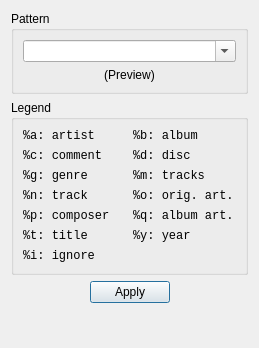
<?xml version="1.0" encoding="UTF-8"?>
<ui version="4.0">
 <class>ParserWidget</class>
 <widget class="QWidget" name="ParserWidget">
  <property name="geometry">
   <rect>
    <x>0</x>
    <y>0</y>
    <width>258</width>
    <height>348</height>
   </rect>
  </property>
  <property name="windowTitle">
   <string>Form</string>
  </property>
  <layout class="QVBoxLayout" name="verticalLayout_2">
   <item>
    <widget class="QGroupBox" name="groupBox">
     <property name="title">
      <string>Pattern</string>
     </property>
     <layout class="QVBoxLayout" name="verticalLayout">
      <item>
       <widget class="QComboBox" name="pattern">
        <property name="editable">
         <bool>true</bool>
        </property>
        <property name="insertPolicy">
         <enum>QComboBox::InsertAlphabetically</enum>
        </property>
       </widget>
      </item>
      <item>
       <widget class="QLabel" name="preview">
        <property name="text">
         <string>(Preview)</string>
        </property>
        <property name="alignment">
         <set>Qt::AlignCenter</set>
        </property>
        <property name="wordWrap">
         <bool>true</bool>
        </property>
       </widget>
      </item>
     </layout>
    </widget>
   </item>
   <item>
    <widget class="QGroupBox" name="groupBox_3">
     <property name="sizePolicy">
      <sizepolicy hsizetype="Preferred" vsizetype="Preferred">
       <horstretch>0</horstretch>
       <verstretch>0</verstretch>
      </sizepolicy>
     </property>
     <property name="title">
      <string>Legend</string>
     </property>
     <layout class="QGridLayout" name="gridLayout">
      <item row="0" column="0">
       <widget class="QLabel" name="label_14">
        <property name="font">
         <font>
          <family>Monospace</family>
         </font>
        </property>
        <property name="toolTip">
         <string>Name of the artist</string>
        </property>
        <property name="text">
         <string>%a: artist</string>
        </property>
        <property name="alignment">
         <set>Qt::AlignLeading|Qt::AlignLeft|Qt::AlignVCenter</set>
        </property>
       </widget>
      </item>
      <item row="0" column="1">
       <widget class="QLabel" name="label_15">
        <property name="font">
         <font>
          <family>Monospace</family>
         </font>
        </property>
        <property name="toolTip">
         <string>Name of the album</string>
        </property>
        <property name="text">
         <string>%b: album</string>
        </property>
        <property name="alignment">
         <set>Qt::AlignLeading|Qt::AlignLeft|Qt::AlignVCenter</set>
        </property>
       </widget>
      </item>
      <item row="1" column="0">
       <widget class="QLabel" name="label_24">
        <property name="font">
         <font>
          <family>Monospace</family>
         </font>
        </property>
        <property name="toolTip">
         <string>Content of comment field</string>
        </property>
        <property name="text">
         <string>%c: comment</string>
        </property>
        <property name="alignment">
         <set>Qt::AlignLeading|Qt::AlignLeft|Qt::AlignVCenter</set>
        </property>
       </widget>
      </item>
      <item row="1" column="1">
       <widget class="QLabel" name="label_18">
        <property name="font">
         <font>
          <family>Monospace</family>
         </font>
        </property>
        <property name="toolTip">
         <string>Disc number</string>
        </property>
        <property name="text">
         <string>%d: disc</string>
        </property>
        <property name="alignment">
         <set>Qt::AlignLeading|Qt::AlignLeft|Qt::AlignVCenter</set>
        </property>
       </widget>
      </item>
      <item row="2" column="0">
       <widget class="QLabel" name="label_20">
        <property name="font">
         <font>
          <family>Monospace</family>
         </font>
        </property>
        <property name="toolTip">
         <string>Genre of the track</string>
        </property>
        <property name="text">
         <string>%g: genre</string>
        </property>
        <property name="alignment">
         <set>Qt::AlignLeading|Qt::AlignLeft|Qt::AlignVCenter</set>
        </property>
       </widget>
      </item>
      <item row="2" column="1">
       <widget class="QLabel" name="label_19">
        <property name="font">
         <font>
          <family>Monospace</family>
         </font>
        </property>
        <property name="toolTip">
         <string>Number of tracks in the set</string>
        </property>
        <property name="text">
         <string>%m: tracks</string>
        </property>
        <property name="alignment">
         <set>Qt::AlignLeading|Qt::AlignLeft|Qt::AlignVCenter</set>
        </property>
       </widget>
      </item>
      <item row="3" column="0">
       <widget class="QLabel" name="label_17">
        <property name="font">
         <font>
          <family>Monospace</family>
         </font>
        </property>
        <property name="toolTip">
         <string>Track number</string>
        </property>
        <property name="text">
         <string>%n: track</string>
        </property>
        <property name="alignment">
         <set>Qt::AlignLeading|Qt::AlignLeft|Qt::AlignVCenter</set>
        </property>
       </widget>
      </item>
      <item row="3" column="1">
       <widget class="QLabel" name="label_23">
        <property name="font">
         <font>
          <family>Monospace</family>
         </font>
        </property>
        <property name="toolTip">
         <string>Original artist</string>
        </property>
        <property name="text">
         <string>%o: orig. art.</string>
        </property>
        <property name="alignment">
         <set>Qt::AlignLeading|Qt::AlignLeft|Qt::AlignVCenter</set>
        </property>
       </widget>
      </item>
      <item row="4" column="0">
       <widget class="QLabel" name="label_22">
        <property name="font">
         <font>
          <family>Monospace</family>
         </font>
        </property>
        <property name="toolTip">
         <string>Name of the composer</string>
        </property>
        <property name="text">
         <string>%p: composer</string>
        </property>
        <property name="alignment">
         <set>Qt::AlignLeading|Qt::AlignLeft|Qt::AlignVCenter</set>
        </property>
       </widget>
      </item>
      <item row="5" column="1">
       <widget class="QLabel" name="label_21">
        <property name="font">
         <font>
          <family>Monospace</family>
         </font>
        </property>
        <property name="toolTip">
         <string>Year of release</string>
        </property>
        <property name="text">
         <string>%y: year</string>
        </property>
        <property name="alignment">
         <set>Qt::AlignLeading|Qt::AlignLeft|Qt::AlignVCenter</set>
        </property>
       </widget>
      </item>
      <item row="5" column="0">
       <widget class="QLabel" name="label_16">
        <property name="font">
         <font>
          <family>Monospace</family>
         </font>
        </property>
        <property name="toolTip">
         <string>Name of the track</string>
        </property>
        <property name="text">
         <string>%t: title</string>
        </property>
        <property name="alignment">
         <set>Qt::AlignLeading|Qt::AlignLeft|Qt::AlignVCenter</set>
        </property>
       </widget>
      </item>
      <item row="4" column="1">
       <widget class="QLabel" name="label_2">
        <property name="font">
         <font>
          <family>Monospace</family>
         </font>
        </property>
        <property name="toolTip">
         <string>Album artist</string>
        </property>
        <property name="text">
         <string>%q: album art.</string>
        </property>
       </widget>
      </item>
      <item row="6" column="0">
       <widget class="QLabel" name="label">
        <property name="font">
         <font>
          <family>Monospace</family>
         </font>
        </property>
        <property name="text">
         <string>%i: ignore</string>
        </property>
       </widget>
      </item>
     </layout>
    </widget>
   </item>
   <item>
    <layout class="QHBoxLayout" name="horizontalLayout">
     <item>
      <spacer name="horizontalSpacer">
       <property name="orientation">
        <enum>Qt::Horizontal</enum>
       </property>
       <property name="sizeHint" stdset="0">
        <size>
         <width>40</width>
         <height>20</height>
        </size>
       </property>
      </spacer>
     </item>
     <item>
      <widget class="QPushButton" name="apply">
       <property name="text">
        <string>Apply</string>
       </property>
       <property name="autoDefault">
        <bool>true</bool>
       </property>
       <property name="default">
        <bool>true</bool>
       </property>
      </widget>
     </item>
     <item>
      <spacer name="horizontalSpacer_2">
       <property name="orientation">
        <enum>Qt::Horizontal</enum>
       </property>
       <property name="sizeHint" stdset="0">
        <size>
         <width>40</width>
         <height>20</height>
        </size>
       </property>
      </spacer>
     </item>
    </layout>
   </item>
   <item>
    <spacer name="verticalSpacer">
     <property name="orientation">
      <enum>Qt::Vertical</enum>
     </property>
     <property name="sizeHint" stdset="0">
      <size>
       <width>237</width>
       <height>22</height>
      </size>
     </property>
    </spacer>
   </item>
  </layout>
 </widget>
 <resources/>
 <connections/>
</ui>
